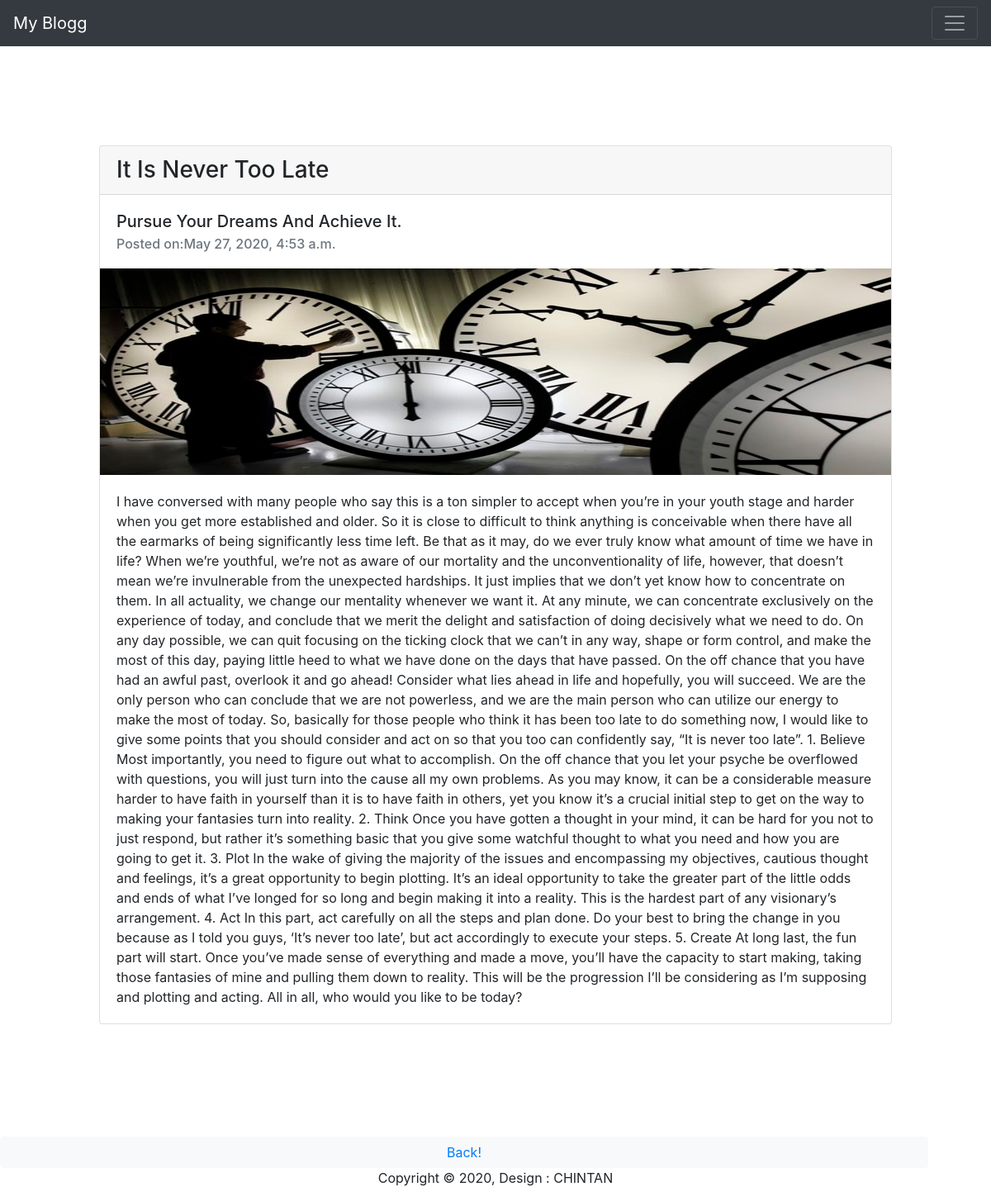
The app's page /article/1 with its own data.
### article/models.py (models this page shows, shortened)
class Article(models.Model):
    author = models.ForeignKey(
        'auth.User',
        on_delete=models.CASCADE,
    )
    title = models.CharField(max_length=200)
    image = models.ImageField(null=True , blank = True)
    text = models.CharField(max_length=500)
    desc = models.TextField()
    time = models.DateTimeField()

### article/views.py (the view)
# urls.py: path('article/<int:pk>',views.ArticleDetailView.as_view(),name='desc_page'),
class ArticleDetailView(DetailView):
    model = Article
    template_name = 'descpage.html'
    context_object_name = 'batman'

### templates/descpage.html
{% extends 'base.html' %}
{% block content %}
<div class="descpage" style="padding: 10%;">
<div class="card mb-3">
  <h3 class="card-header">{{ batman.title }}</h3>
  <div class="card-body">
    <h5 class="card-title">{{ batman.text }}</h5>
    <h6 class="card-subtitle text-muted">Posted on:{{ batman.time }}</h6>
  </div>
  {% if batman.image %}
  <img style="height: 250px; width: 100%; display: block;" src="{{  batman.image.url }}" alt="Card image">
  {% endif %}
  <div class="card-body">
    <p class="card-text">{{ batman.desc }}</p>
  </div>
</div>
</div>
<button type="button" class="btn btn-light" style="padding-left: 45%; padding-right: 45%;"><a href="/">Back!</a></button>
{% endblock content %}

### templates/base.html (shortened to what this page needs)
<!DOCTYPE html>
<html lang="en">
<head>
  <link rel="stylesheet" href="https://stackpath.bootstrapcdn.com/bootstrap/4.3.1/css/bootstrap.min.css" >
  <link rel="stylesheet" href="https://cdnjs.cloudflare.com/ajax/libs/font-awesome/4.7.0/css/font-awesome.min.css">
</head>
<body>
    <nav class="navbar navbar-dark bg-dark">
        <a class="navbar-brand" href="/">
          My Blogg
        </a>
        <button class="navbar-toggler" type="button" data-toggle="collapse" data-target="#navbarNav" aria-controls="navbarNav" aria-expanded="false" aria-label="Toggle navigation">
          <span class="navbar-toggler-icon"></span>
        </button>
      </nav>
      {% block content %}
      {% endblock content%}
        <footer class="footer-copyright text-center ">
          <div class="copyright-text">
            <p>Copyright &copy; 2020, Design : CHINTAN </p>
        </div>
        </footer>
</body>
</html>

### records on screen
Article: title "It Is Never Too Late", text "Pursue Your Dreams And Achieve It.", time "May 27, 2020, 4:53 a.m.", image (picture), desc "I have conversed with many people who say this is a ton simpler to accept when you’re in your youth stage and harder when you get more established and older. So it is close to difficult to think anything is conceivable when there have all the earmarks of being significantly less time left. Be that as it may, do we ever truly know what amount of time we have in life? When we’re youthful, we’re not as aware of our mortality and the unconventionality of life, however, that doesn’t mean we’re invulnerable from the unexpected hardships. It just implies that we don’t yet know how to concentrate on them. In all actuality, we change our mentality whenever we want it. At any minute, we can…"
